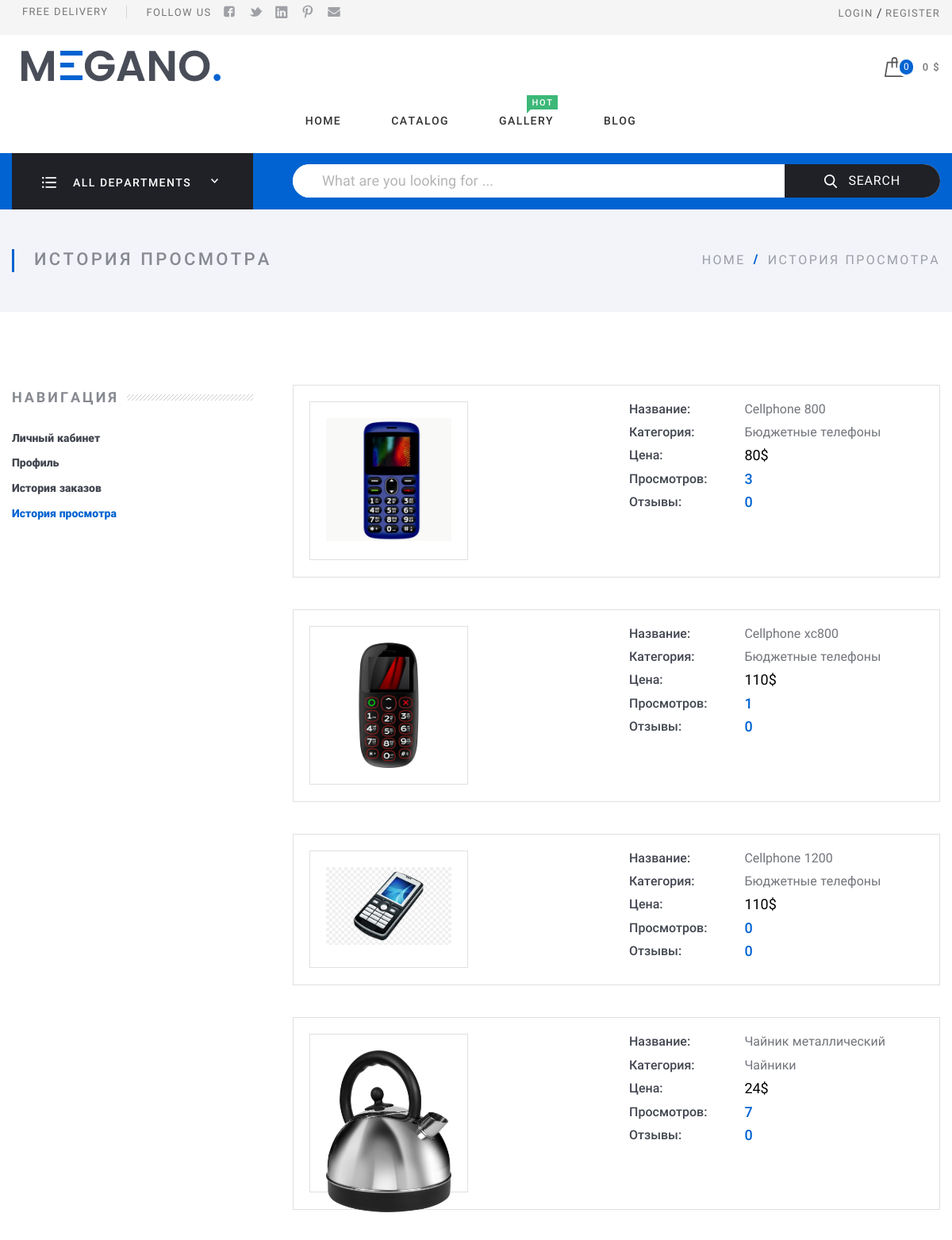
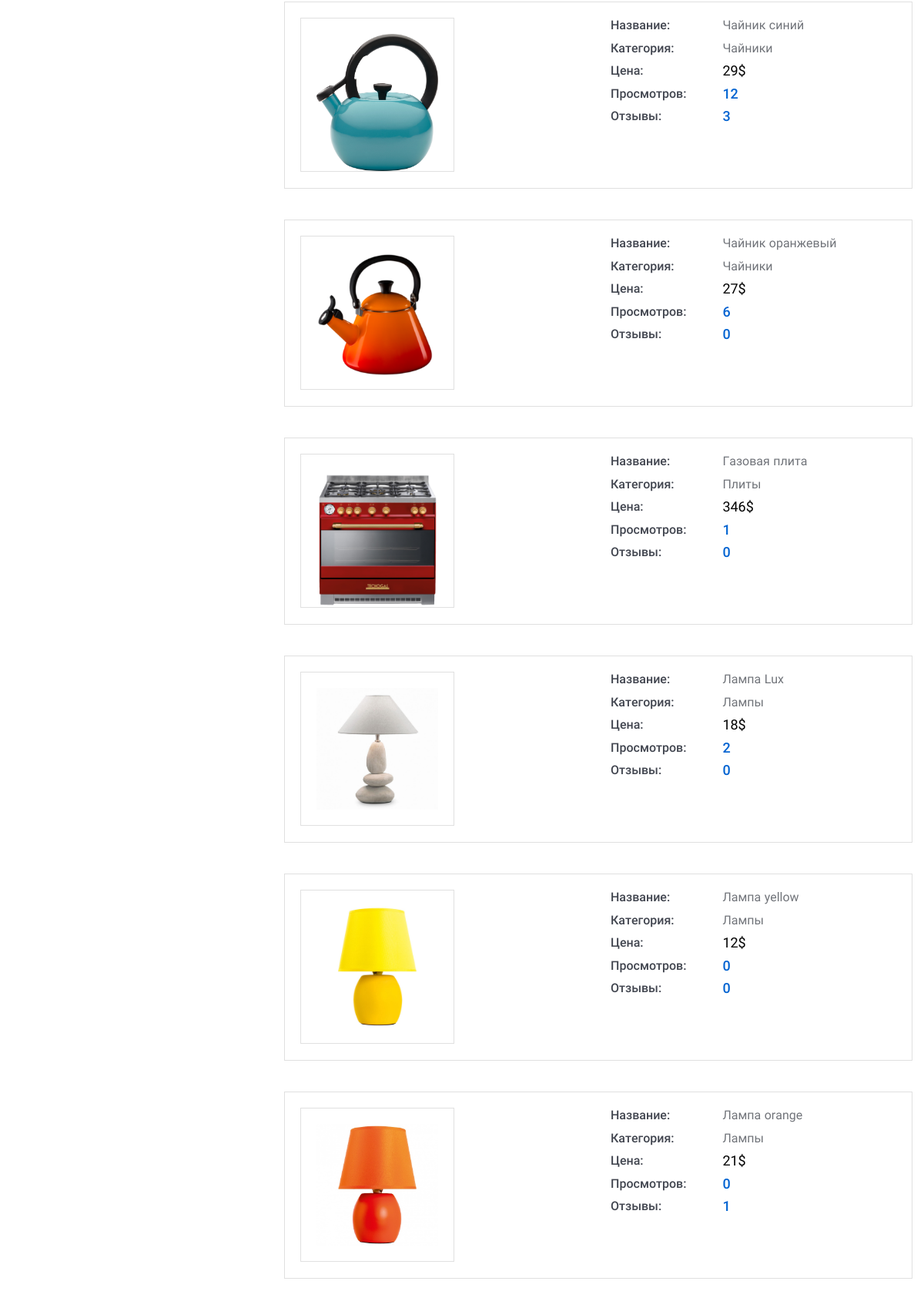
The app's page /accounts/history_view/3/ (upper part) with its own data (2 pictures, top to bottom).
### app_item/models.py (models this page shows, shortened)
class Item(models.Model):
    title = models.CharField(max_length=100, db_index=True, verbose_name='название')
    slug = models.SlugField(max_length=100, db_index=True, allow_unicode=True)
    description = models.TextField(null=True, blank=True, verbose_name='описание')
    stock = models.PositiveIntegerField(verbose_name='количество')
    price = models.DecimalField(max_digits=10, decimal_places=0, verbose_name='цена')
    is_available = models.BooleanField(default=False, verbose_name='в наличии')
    limited_edition = models.BooleanField(default=False, verbose_name='ограниченный тираж')
    reviews = models.SmallIntegerField(default=0, verbose_name='просмотры')
    comments = models.SmallIntegerField(default=0, verbose_name='комментарии')
    created = models.DateTimeField(auto_now_add=True, verbose_name='дата создания')
    updated = models.DateTimeField(auto_now_add=True, verbose_name='дата обновления')
    image = models.ImageField(upload_to='item/%Y/%m/%d', null=True, blank=True, verbose_name='изображение')
    category = models.ForeignKey('Category', on_delete=models.CASCADE, null=True, related_name='items',
                                 verbose_name='категория')
    tag = models.ManyToManyField('Tag', max_length=20, blank=True, related_name='item_tags', verbose_name='тег')
    objects = models.Manager()
    available_items = AvailableManager()
    unavailable_items = UnavailableManager()
    class Meta:
        db_table = 'app_items'
        ordering = ['created']
        verbose_name = 'товар'
        verbose_name_plural = 'товары'

class Category(models.Model):
    title = models.CharField(max_length=100, verbose_name='название')
    slug = models.SlugField(max_length=100, db_index=True, allow_unicode=True)
    description = models.TextField(null=True, blank=True, verbose_name='описание')
    image = models.ImageField(upload_to='category', null=True, verbose_name='иконка')
    parent_category = models.ForeignKey('self', related_name='sub_categories',
                                        on_delete=models.SET_NULL, null=True, blank=True)
    item = models.ForeignKey('Item', on_delete=models.CASCADE, related_name='cats')
    objects = models.Manager()
    class Meta:
        db_table = 'app_categories'
        verbose_name = 'категория'
        verbose_name_plural = 'категории'
    def __str__(self):
        return self.title
    def item_count(self):
        return Item.objects.filter(Q(category__parent_category=self) | Q(category=self)).count()

### app_user/views.py (the view)
# urls.py: path('history_view/<int:pk>/', DetailHistoryView.as_view(), name='history_view'),
class DetailHistoryView(DetailView):
    model = User
    template_name = 'users/history_view.html'
    context_object_name = 'user'

### app_cart/context_processors.py (called while the page is built)
def get_cart(request):
    try:
        cart = Cart.objects.get(user=request.user)
        cart_total_sum = cart.get_total_price()
        return {'cart_total_sum': cart_total_sum}
    except:
        return {'cart_total_sum': 0}

def cart(request):
    try:
        cart = Cart.objects.get(user=request.user)
        return {'cart': cart}
    except:
        return {'cart': None}

### app_item/context_processors.py (called while the page is built)
def categories(request):
    return {'categories': Category.objects.all()}

### app_user/templates/users/history_view.html (shortened to what this page needs)
{% extends 'index.html' %}
{% load static  %}
{% load cache %}
{% block content %}
<div class="Middle Middle_top">
    <div class="Middle-top">
        <div class="wrap">
            <div class="Middle-header">
                <h1 class="Middle-title">История просмотра
                </h1>
                <ul class="breadcrumbs Middle-breadcrumbs">
                    <li class="breadcrumbs-item"><a href="index.html">home</a>
                    </li>
                    <li class="breadcrumbs-item breadcrumbs-item_current"><span>История просмотра</span>
                    </li>
                </ul>
            </div>
        </div>
    </div>
    <div class="Section Section_column Section_columnLeft">
        <div class="wrap">
            <div class="Section-column">
                <div class="Section-columnSection">
                    <header class="Section-header">
                        <strong class="Section-title">Навигация
                        </strong>
                    </header>
                    <div class="Section-columnContent">
                        <div class="NavigateProfile">
                            <ul class="menu menu_vt">
                                <li class=" menu-item">
                                    <a class="menu-link" href="{% url 'app_user:account' user.id %}">Личный кабинет</a>
                                </li>
                                <li class="menu-item">
                                    <a class="menu-link" href="{% url 'app_user:profile' user.id %}">Профиль</a>
                                </li>
                                <li class="menu-item">
                                    <a class="menu-link" href="historyorder.html">История заказов</a>
                                </li>
                                <li class="menu-item_ACTIVE menu-item">
                                    <a class="menu-link" href="{% url 'app_user:history_view' user.id %}">История
                                        просмотра</a>
                                </li>
                            </ul>
                        </div>
                    </div>
                </div>
            </div>
            <div class="Section-content">
                <div class="Orders">
                    {% for item in user.profile.review_items.all %}
                    <div class="Order Order_anons">
                        <div class="Order-personal">
                            <div class="row">
                                <div class="row-block">
                                    <a class="Order-title" href="{% url 'app_item:item_detail' item.pk %}">
                                        <div class="Account-avatar">
                                            <img src="{{ item.image.url }}" alt="card.jpg"/>
                                        </div>
                                    </a>
                                </div>
                                <div class="row-block">
                                    <div class="Order-info Order-info_delivery">
                                        <div class="Order-infoType"> Название:
                                        </div>
                                        <div class="Order-infoContent">{{item.title}}
                                        </div>
                                    </div>
                                    <div class="Order-info Order-info_pay">
                                        <div class="Order-infoType">Категория:
                                        </div>
                                        <div class="Order-infoContent">{{item.category}}
                                        </div>
                                    </div>
                                    <div class="Order-info">
                                        <div class="Order-infoType">Цена:
                                        </div>
                                        <div class="Order-infoContent"><span class="Order-price">{{item.price}}$</span>
                                        </div>
                                    </div>
                                    <div class="Order-info Order-info_status">
                                        <div class="Order-infoType">Просмотров:
                                        </div>
                                        <div class="Order-infoContent">{{item.views.count}}
                                        </div>
                                    </div>
                                    <div class="Order-info Order-info_status">
                                        <div class="Order-infoType">Отзывы:
                                        </div>
                                        <div class="Order-infoContent">{{item.comments}}
                                        </div>
                                    </div>
                                </div>
                            </div>
                        </div>
                    </div>
                    {% endfor %}
                </div>
            </div>
        </div>
    </div>
</div>
{% endblock %}

### assets/css/basic.css (style rules this page uses)
html { font-family: sans-serif; -ms-text-size-adjust: 100%; -webkit-text-size-adjust: 100%; }
body { margin: 0; background-color: transparent; }
article, aside, details, figcaption, figure, footer, header, main, menu, nav, section, summary { display: block; }
a { background-color: transparent; -webkit-text-decoration-skip: objects; }
b, strong { font-weight: inherit; }
b, strong { font-weight: bolder; }
h1 { font-size: 2em; margin: 0.67em 0; }
img { border-style: none; }
.breadcrumbs { text-transform: uppercase; line-height: 1.8em; font-size: 16px; overflow: hidden; display: block; margin: 0; padding: 0; }
.breadcrumbs:before, .breadcrumbs:after { content: ""; display: table; }
.breadcrumbs:after { clear: both; }
.breadcrumbs-item { display: block; float: left; position: relative; letter-spacing: 2.4px; }
.breadcrumbs-item + .breadcrumbs-item { margin-left: 28px; }
.breadcrumbs-item + .breadcrumbs-item:after { content: '/'; display: block; width: 20px; height: 20px; line-height: 20px; z-index: 0; position: absolute; color: #0063d1; font-weight: 900; text-align: center; left: -24px; top: 50%; margin-top: -11px; }
.breadcrumbs-item a { color: #9b9ea5; border-bottom: none; position: relative; z-index: 1; }
.breadcrumbs-item_current { color: #9b9ea5; text-decoration: none; }
.menu { width: 100%; position: relative; line-height: 1.2em; margin: 0; padding: 0; display: block; font-weight: bold; }
.menu:before, .menu:after { content: ""; display: table; }
.menu:after { clear: both; }
.menu ul, .menu li { list-style: none; padding: 0; margin: 0; }
.menu ul:after, .menu li:after { display: none; }
.menu_vt { visibility: visible; }
.menu_vt .menu-item { display: block; font-weight: 800; font-size: 14px; line-height: 1.2em; }
.menu_vt .menu-item_ACTIVE a, .menu_vt .menu-item_trigger a { color: #0063d1; cursor: default; }
.menu_vt .menu-item + .menu-item { margin-top: 10px; }
.menu_vt .menu-link { color: #424650; border: none; position: relative; display: inline-block; padding-left: 0px; padding-right: 0px; padding-bottom: 5px; }
.menu_vt .menu-link:after { content: ''; height: 2px; left: 50%; bottom: 0; right: 50%; background: #0063d1; z-index: -1; position: absolute; transition: left 400ms cubic-bezier(0.215, 0.61, 0.355, 1), right 400ms cubic-bezier(0.215, 0.61, 0.355, 1); }
.row { width: 100%; display: flex; justify-content: space-between; flex: 0 0 100%; }
.row:before, .row:after { content: ""; display: table; }
.row:after { clear: both; }
.row-block { display: block; flex-grow: 0; width: 100%; }
.row-block + .row-block { margin-left: 2rem; }
html { height: 100%; width: 100%; display: block; font-family: Roboto, Verdana, Arial, "Helvetica CY", Helvetica, "Nimbus Sans L", sans-serif; }
body { min-height: 100%; font-size: 16px; color: #424650; line-height: 1.3em; text-align: left; position: relative; min-width: 320px; background: #fff; display: flex; flex-direction: column; }
* { box-sizing: border-box; }
a { text-decoration: none; color: #0063d1; border-bottom: 1px solid #84beff; border-bottom: 1px solid rgba(0,99,209,0); padding-bottom: 0; cursor: pointer; }
ul { margin: 20px 0; padding: 0 0 0 8px; list-style: none; line-height: 1.5em; }
ul li { position: relative; list-style: none; }
ul li:after { content: ' '; width: 4px; height: 4px; position: absolute; top: 10px; left: -8px; border-radius: 10px; }
h1, h2, h3 { text-align: left; font-weight: bold; margin-bottom: 20px; line-height: 1.3em; }
h1:first-child, h2:first-child, h3:first-child { margin-top: 0; }
h1 { margin-bottom: 40px; margin-top: 20px; }
.wrap { padding: 0 15px; max-width: 1630px; min-width: 320px; width: 100%; box-sizing: border-box; margin: 0 auto; position: relative; }

### records on screen
Item: image (picture), title "Cellphone 800", category "Бюджетные телефоны", price "80", views.count "3", comments "0"
Item: image (picture), title "Cellphone xc800", category "Бюджетные телефоны", price "110", views.count "1", comments "0"
Item: image (picture), title "Cellphone 1200", category "Бюджетные телефоны", price "110", views.count "0", comments "0"
Item: image (picture), title "Чайник металлический", category "Чайники", price "24", views.count "7", comments "0"
Item: image (picture), title "Чайник синий", category "Чайники", price "29", views.count "12", comments "3"
Item: image (picture), title "Чайник оранжевый", category "Чайники", price "27", views.count "6", comments "0"
Item: image (picture), title "Газовая плита", category "Плиты", price "346", views.count "1", comments "0"
Item: image (picture), title "Лампа Lux", category "Лампы", price "18", views.count "2", comments "0"
Item: image (picture), title "Лампа yellow", category "Лампы", price "12", views.count "0", comments "0"
Item: image (picture), title "Лампа orange", category "Лампы", price "21", views.count "0", comments "1"

### other values on screen
{{ cart_total_sum }} "0"
